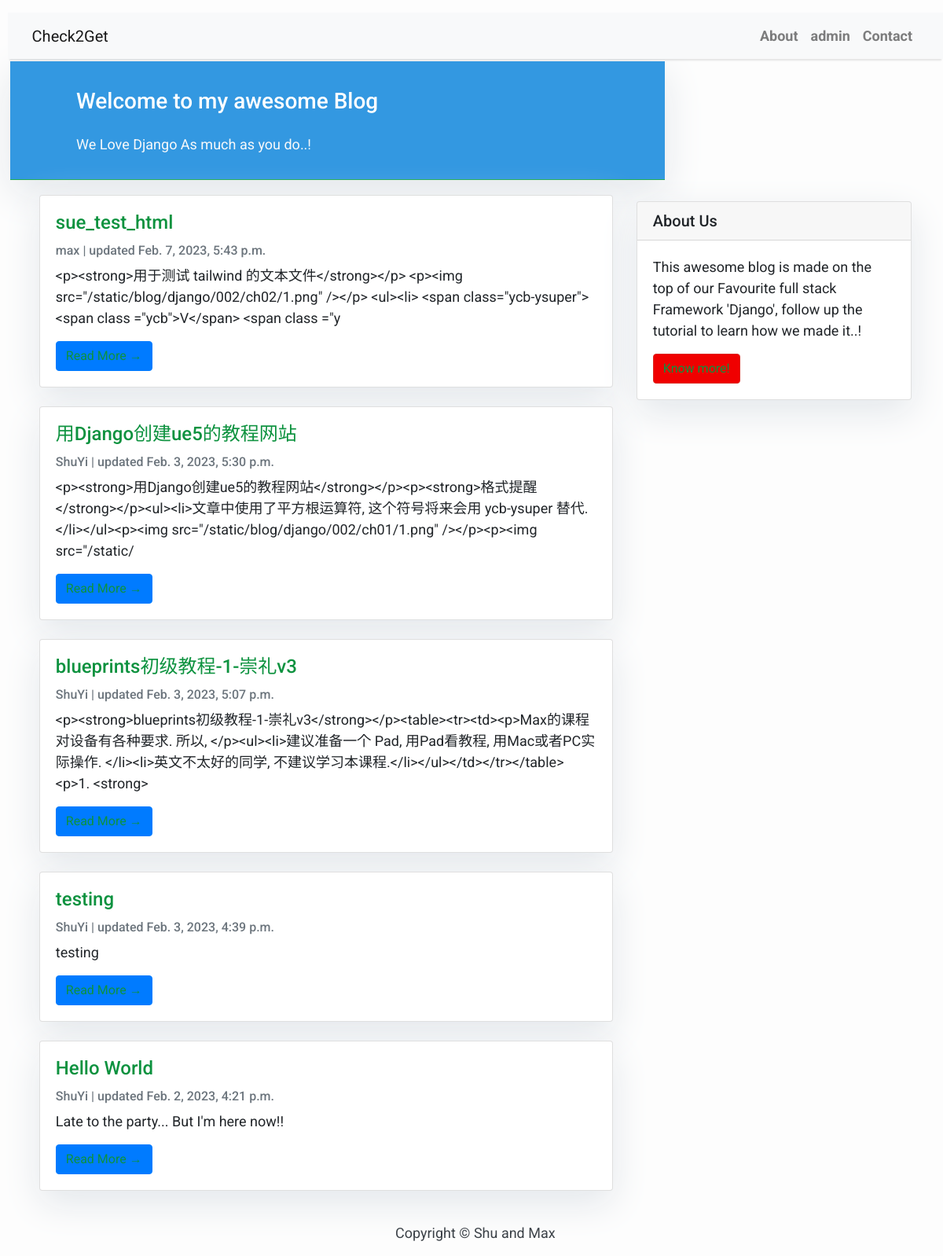
The app's page /, older data.
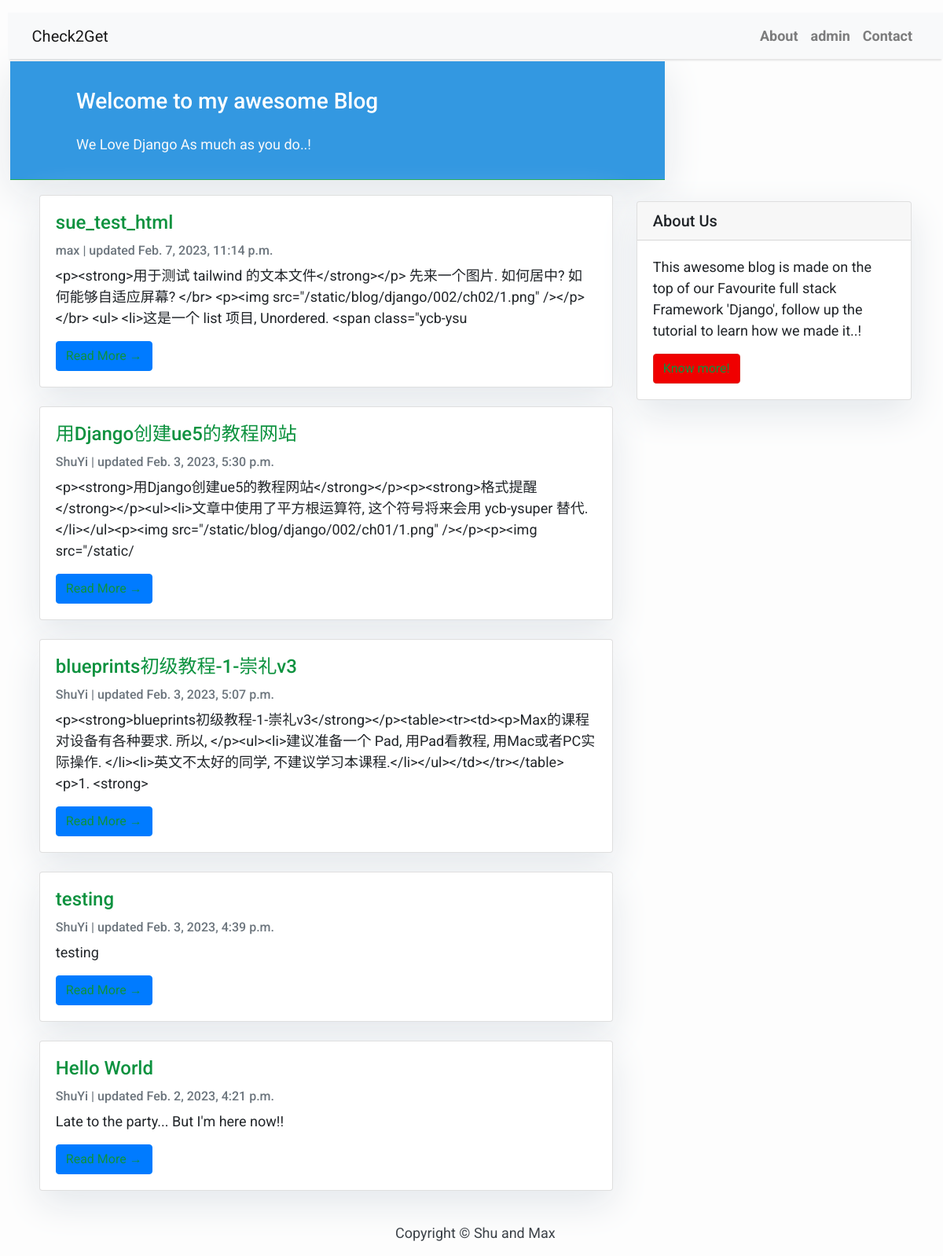
The same page, newer data.
### blog/models.py (models this page shows, shortened)
class Post(models.Model):
    title = models.CharField(max_length=200)
    section = models.CharField(max_length=200)
    project = models.CharField(max_length=200)
    chapter = models.CharField(max_length=200)
    level = models.CharField(max_length=200)
    slug = models.SlugField(max_length=200)
    author = models.ForeignKey(User, on_delete=models.CASCADE, related_name='blog_posts')
    updated_on = models.DateTimeField(auto_now=True)
    content = models.TextField()
    created_on = models.DateTimeField(auto_now_add=True)
    status = models.IntegerField(choices=STATUS, default=0)
    class Meta:
        ordering = ['-title']

### blog/views.py (the view)
# urls.py: path('', views.PostList.as_view(), name='home'),  # url: 192.168.0.244:8000
class PostList(generic.ListView):
    model = Post
    queryset = Post.objects.filter(status=1).order_by('-created_on')
    template_name = 'index.html'

### templates/index.html (shortened to what this page needs)
{% extends "base.html" %}
{% block content %}
<header class="masthead">
    <div class="container">
        <div class="row">
            <div class=" col-md-8 col-md-10 mx-auto">
                <div class="site-heading">
                    <h3 class=" site-heading my-4 mt-3 text-white"> Welcome to my awesome Blog </h3>
                    <p class="text-light">We Love Django As much as you do..! &nbsp
                    </p>
                </div>
            </div>
        </div>
    </div>
</header>
<div class="container">
    <div class="row">
        <div class="col-md-8 mt-3 left">
            {% for post in post_list %}
            <div class="card mb-4">
                <div class="card-body">
                    <h2 class="card-title">{{ post.title }}</h2>
                    <p class="card-text text-muted h6">{{ post.author }} | updated {{ post.updated_on}} </p>
                    <p class="card-text">{{post.content|slice:":200" }}</p>
                    <a href="{% url 'post_detail' post.slug  %}" class="btn btn-primary">Read More &rarr;</a>
                </div>
            </div>
            {% endfor %}
        </div>
        {% block sidebar %} {% include 'sidebar.html' %} {% endblock sidebar %}
    </div>
</div>
{%endblock%}

Row changes from the older to the newer data that the page shows:
changed Post "sue_test_html": updated_on "Feb. 7, 2023, 5:43 p.m." → "Feb. 7, 2023, 11:14 p.m."; content "<p><strong>用于测试 tailwind 的文本文件</strong></p> <p><img src=\"/static/blog/django/002/ch02/1.png\" /></p> <ul><li> <span class=\"ycb-ysuper\"> <span class =\"ycb\">V</span> <span class =\"y" → "<p><strong>用于测试 tailwind 的文本文件</strong></p> 先来一个图片. 如何居中? 如何能够自适应屏幕? </br> <p><img src=\"/static/blog/django/002/ch02/1.png\" /></p> </br> <ul> <li>这是一个 list 项目, Unordered. <span class=\"ycb-ysu"
